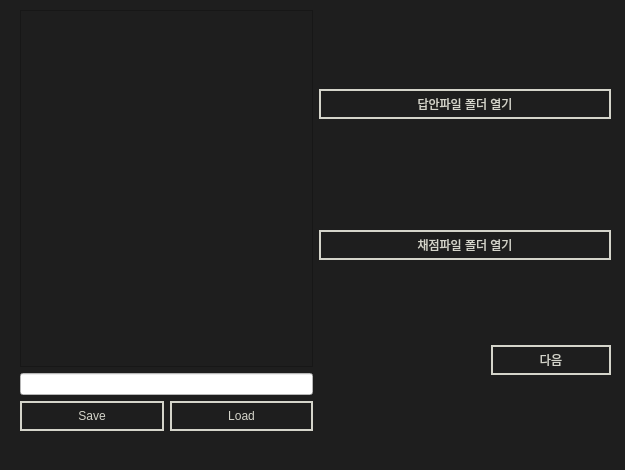
<?xml version="1.0" encoding="UTF-8"?>
<ui version="4.0">
 <class>MainWindow</class>
 <widget class="QMainWindow" name="MainWindow">
  <property name="geometry">
   <rect>
    <x>0</x>
    <y>0</y>
    <width>625</width>
    <height>470</height>
   </rect>
  </property>
  <property name="sizePolicy">
   <sizepolicy hsizetype="Fixed" vsizetype="Fixed">
    <horstretch>0</horstretch>
    <verstretch>0</verstretch>
   </sizepolicy>
  </property>
  <property name="minimumSize">
   <size>
    <width>625</width>
    <height>470</height>
   </size>
  </property>
  <property name="windowTitle">
   <string>MainWindow</string>
  </property>
  <property name="styleSheet">
   <string notr="true">background-color:rgb(30, 30, 30)</string>
  </property>
  <widget class="QWidget" name="centralwidget">
   <widget class="QWidget" name="horizontalLayoutWidget">
    <property name="geometry">
     <rect>
      <x>20</x>
      <y>10</y>
      <width>591</width>
      <height>421</height>
     </rect>
    </property>
    <layout class="QHBoxLayout" name="horizontalLayout_2" stretch="7,7">
     <item>
      <layout class="QVBoxLayout" name="verticalLayout_4" stretch="9,1,1">
       <item>
        <widget class="QTableWidget" name="pathSaveList"/>
       </item>
       <item>
        <widget class="QLineEdit" name="saveText">
         <property name="styleSheet">
          <string notr="true">background-color:white;
</string>
         </property>
        </widget>
       </item>
       <item>
        <layout class="QHBoxLayout" name="horizontalLayout_3">
         <item>
          <widget class="QPushButton" name="saveBtn">
           <property name="minimumSize">
            <size>
             <width>14</width>
             <height>30</height>
            </size>
           </property>
           <property name="styleSheet">
            <string notr="true">color: rgb(212, 212, 202);
background-color: rgb(30, 30, 30);
border: 2px solid rgb(212, 212, 202);</string>
           </property>
           <property name="text">
            <string>Save</string>
           </property>
          </widget>
         </item>
         <item>
          <widget class="QPushButton" name="loadBtn">
           <property name="minimumSize">
            <size>
             <width>0</width>
             <height>30</height>
            </size>
           </property>
           <property name="styleSheet">
            <string notr="true">color: rgb(212, 212, 202);
background-color: rgb(30, 30, 30);
border: 2px solid rgb(212, 212, 202);</string>
           </property>
           <property name="text">
            <string>Load</string>
           </property>
          </widget>
         </item>
        </layout>
       </item>
      </layout>
     </item>
     <item>
      <layout class="QVBoxLayout" name="verticalLayout_3">
       <item>
        <layout class="QVBoxLayout" name="verticalLayout">
         <item>
          <widget class="QLabel" name="folderDirAnswer">
           <property name="minimumSize">
            <size>
             <width>0</width>
             <height>20</height>
            </size>
           </property>
           <property name="maximumSize">
            <size>
             <width>16777215</width>
             <height>20</height>
            </size>
           </property>
           <property name="styleSheet">
            <string notr="true">color: rgb(255, 255, 255);

</string>
           </property>
           <property name="text">
            <string/>
           </property>
          </widget>
         </item>
         <item>
          <widget class="QPushButton" name="openAnswer">
           <property name="enabled">
            <bool>true</bool>
           </property>
           <property name="minimumSize">
            <size>
             <width>0</width>
             <height>30</height>
            </size>
           </property>
           <property name="styleSheet">
            <string notr="true">color: rgb(212, 212, 202);
background-color: rgb(30, 30, 30);
border: 2px solid rgb(212, 212, 202);</string>
           </property>
           <property name="text">
            <string>답안파일 폴더 열기</string>
           </property>
          </widget>
         </item>
         <item>
          <widget class="QLabel" name="countAnswerPage">
           <property name="enabled">
            <bool>true</bool>
           </property>
           <property name="minimumSize">
            <size>
             <width>0</width>
             <height>20</height>
            </size>
           </property>
           <property name="maximumSize">
            <size>
             <width>16777215</width>
             <height>20</height>
            </size>
           </property>
           <property name="styleSheet">
            <string notr="true">color: rgb(255, 255, 255);</string>
           </property>
           <property name="text">
            <string/>
           </property>
          </widget>
         </item>
        </layout>
       </item>
       <item>
        <layout class="QVBoxLayout" name="verticalLayout_2">
         <item>
          <widget class="QLabel" name="folderDirScanned">
           <property name="minimumSize">
            <size>
             <width>0</width>
             <height>20</height>
            </size>
           </property>
           <property name="maximumSize">
            <size>
             <width>16777215</width>
             <height>20</height>
            </size>
           </property>
           <property name="styleSheet">
            <string notr="true">color: rgb(255, 255, 255);</string>
           </property>
           <property name="text">
            <string/>
           </property>
          </widget>
         </item>
         <item>
          <widget class="QPushButton" name="openScanned">
           <property name="minimumSize">
            <size>
             <width>0</width>
             <height>30</height>
            </size>
           </property>
           <property name="styleSheet">
            <string notr="true">color: rgb(212, 212, 202);
background-color: rgb(30, 30, 30);
border: 2px solid rgb(212, 212, 202);</string>
           </property>
           <property name="text">
            <string>채점파일 폴더 열기</string>
           </property>
          </widget>
         </item>
         <item>
          <widget class="QLabel" name="countScannedPage">
           <property name="minimumSize">
            <size>
             <width>0</width>
             <height>20</height>
            </size>
           </property>
           <property name="maximumSize">
            <size>
             <width>16777215</width>
             <height>20</height>
            </size>
           </property>
           <property name="styleSheet">
            <string notr="true">color: rgb(255, 255, 255);
</string>
           </property>
           <property name="text">
            <string/>
           </property>
          </widget>
         </item>
        </layout>
       </item>
       <item>
        <layout class="QHBoxLayout" name="horizontalLayout" stretch="1,1">
         <item>
          <widget class="QLabel" name="introErrMsg">
           <property name="sizePolicy">
            <sizepolicy hsizetype="Minimum" vsizetype="Minimum">
             <horstretch>0</horstretch>
             <verstretch>0</verstretch>
            </sizepolicy>
           </property>
           <property name="minimumSize">
            <size>
             <width>0</width>
             <height>0</height>
            </size>
           </property>
           <property name="maximumSize">
            <size>
             <width>16777215</width>
             <height>60123</height>
            </size>
           </property>
           <property name="styleSheet">
            <string notr="true">color: rgb(255, 255, 255);
</string>
           </property>
           <property name="text">
            <string/>
           </property>
           <property name="alignment">
            <set>Qt::AlignCenter</set>
           </property>
           <property name="wordWrap">
            <bool>true</bool>
           </property>
           <property name="indent">
            <number>-1</number>
           </property>
          </widget>
         </item>
         <item>
          <widget class="QPushButton" name="introNextBtn">
           <property name="minimumSize">
            <size>
             <width>120</width>
             <height>30</height>
            </size>
           </property>
           <property name="maximumSize">
            <size>
             <width>120</width>
             <height>30</height>
            </size>
           </property>
           <property name="styleSheet">
            <string notr="true">color: rgb(212, 212, 202);
background-color: rgb(30, 30, 30);
border: 2px solid rgb(212, 212, 202);</string>
           </property>
           <property name="text">
            <string>다음</string>
           </property>
          </widget>
         </item>
        </layout>
       </item>
      </layout>
     </item>
    </layout>
   </widget>
  </widget>
  <widget class="QStatusBar" name="statusbar"/>
 </widget>
 <resources/>
 <connections/>
</ui>
